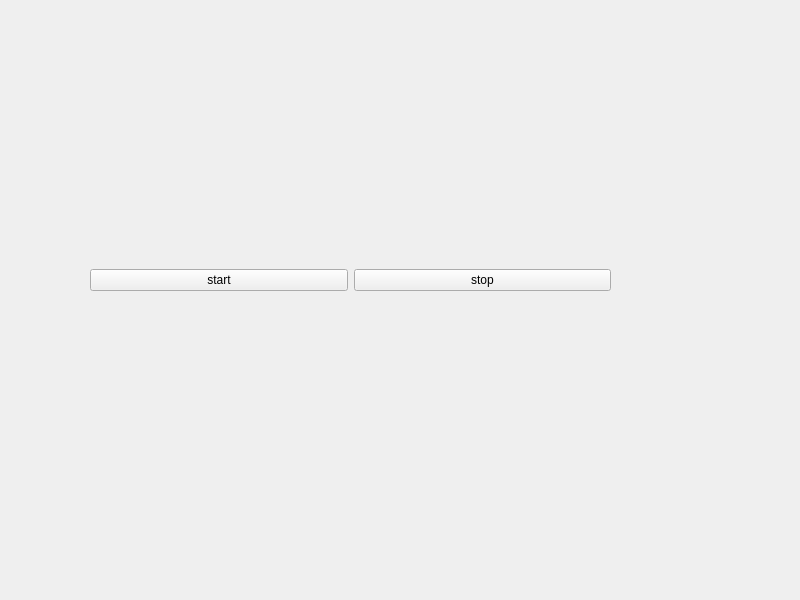
<?xml version="1.0" encoding="UTF-8"?>
<ui version="4.0">
 <class>Widget</class>
 <widget class="QWidget" name="Widget">
  <property name="geometry">
   <rect>
    <x>0</x>
    <y>0</y>
    <width>800</width>
    <height>600</height>
   </rect>
  </property>
  <property name="windowTitle">
   <string>Widget</string>
  </property>
  <widget class="QWidget" name="">
   <property name="geometry">
    <rect>
     <x>90</x>
     <y>70</y>
     <width>521</width>
     <height>221</height>
    </rect>
   </property>
   <layout class="QVBoxLayout" name="verticalLayout">
    <item>
     <widget class="QLabel" name="label">
      <property name="text">
       <string/>
      </property>
      <property name="scaledContents">
       <bool>true</bool>
      </property>
     </widget>
    </item>
    <item>
     <layout class="QHBoxLayout" name="horizontalLayout">
      <item>
       <widget class="QPushButton" name="startButton">
        <property name="text">
         <string>start</string>
        </property>
       </widget>
      </item>
      <item>
       <widget class="QPushButton" name="stopButton">
        <property name="text">
         <string>stop</string>
        </property>
       </widget>
      </item>
     </layout>
    </item>
   </layout>
  </widget>
 </widget>
 <resources/>
 <connections/>
</ui>
